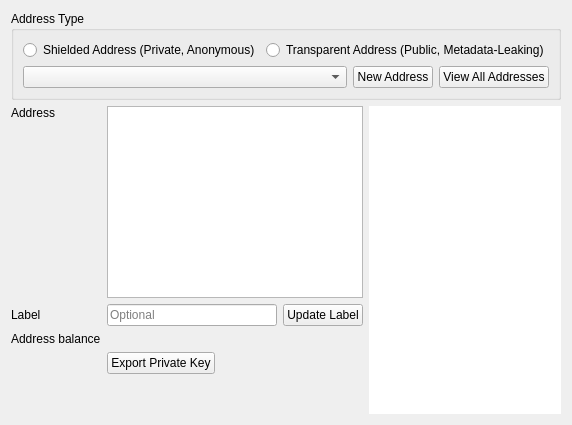
      <widget class="QWidget" name="tab_3">
       <attribute name="title">
        <string>Receive</string>
       </attribute>
       <layout class="QVBoxLayout" name="verticalLayout_5">
        <item>
         <layout class="QVBoxLayout" name="verticalLayout_8">
          <item>
           <widget class="QGroupBox" name="groupBox_6">
            <property name="title">
             <string>Address Type</string>
            </property>
            <property name="flat">
             <bool>false</bool>
            </property>
            <property name="checkable">
             <bool>false</bool>
            </property>
            <layout class="QVBoxLayout" name="verticalLayout_9">
             <item>
              <layout class="QHBoxLayout" name="horizontalLayout_9">
               <item>
                <widget class="QRadioButton" name="rdioZSAddr">
                 <property name="text">
                  <string>Shielded Address (Private, Anonymous)</string>
                 </property>
                </widget>
               </item>
               <item>
                <widget class="QRadioButton" name="rdioTAddr">
		  <property name="sizePolicy">
                  <sizepolicy hsizetype="Preferred" vsizetype="Fixed">
                   <horstretch>0</horstretch>
                   <verstretch>0</verstretch>
                  </sizepolicy>
                 </property>
                 <property name="text">
                  <string>Transparent Address (Public, Metadata-Leaking)</string>
                 </property>
                </widget>
               </item>
              </layout>
             </item>
             <item>
              <layout class="QHBoxLayout" name="horizontalLayout_10">
               <item>
                <widget class="AddressCombo" name="listReceiveAddresses">
                 <property name="sizePolicy">
                  <sizepolicy hsizetype="Expanding" vsizetype="Fixed">
                   <horstretch>0</horstretch>
                   <verstretch>0</verstretch>
                  </sizepolicy>
                 </property>
                 <property name="duplicatesEnabled">
                  <bool>false</bool>
                 </property>
                </widget>
               </item>
               <item>
                <widget class="QPushButton" name="btnReceiveNewAddr">
                 <property name="text">
                  <string>New Address</string>
                 </property>
                </widget>
               </item>
               <item>
                <widget class="QPushButton" name="btnViewAllAddresses">
                 <property name="text">
                  <string>View All Addresses</string>
                 </property>
                </widget>
               </item>
              </layout>
             </item>
            </layout>
           </widget>
          </item>
          <item>
           <layout class="QHBoxLayout" name="horizontalLayout_11">
            <item>
             <layout class="QVBoxLayout" name="verticalLayout_10">
              <item>
               <layout class="QGridLayout" name="gridLayout_4">
                <item row="1" column="0">
                 <widget class="QLabel" name="label_7">
                  <property name="text">
                   <string>Label</string>
                  </property>
                 </widget>
                </item>
                <item row="1" column="2">
                 <widget class="QPushButton" name="rcvUpdateLabel">
                  <property name="text">
                   <string>Update Label</string>
                  </property>
                 </widget>
                </item>
                <item row="2" column="1" colspan="2">
                 <widget class="QLabel" name="rcvBal">
                  <property name="text">
                   <string/>
                  </property>
                 </widget>
                </item>
                <item row="2" column="0">
                 <widget class="QLabel" name="label_21">
                  <property name="text">
                   <string>Address balance</string>
                  </property>
                 </widget>
                </item>
                <item row="1" column="1">
                 <widget class="QLineEdit" name="rcvLabel">
                  <property name="maxLength">
                   <number>40</number>
                  </property>
                  <property name="placeholderText">
                   <string>Optional</string>
                  </property>
                 </widget>
                </item>
                <item row="0" column="1" colspan="2">
                 <widget class="QPlainTextEdit" name="txtReceive">
                  <property name="sizePolicy">
                   <sizepolicy hsizetype="Expanding" vsizetype="Preferred">
                    <horstretch>0</horstretch>
                    <verstretch>0</verstretch>
                   </sizepolicy>
                  </property>
                  <property name="readOnly">
                   <bool>true</bool>
                  </property>
                 </widget>
                </item>
                <item row="3" column="1" colspan="2">
                 <layout class="QHBoxLayout" name="horizontalLayout_16">
                  <item>
                   <widget class="QPushButton" name="exportKey">
                    <property name="text">
                     <string>Export Private Key</string>
                    </property>
                   </widget>
                  </item>
                  <item>
                   <spacer name="horizontalSpacer_5">
                    <property name="orientation">
                     <enum>Qt::Horizontal</enum>
                    </property>
                    <property name="sizeHint" stdset="0">
                     <size>
                      <width>40</width>
                      <height>20</height>
                     </size>
                    </property>
                   </spacer>
                  </item>
                 </layout>
                </item>
                <item row="0" column="0">
                 <widget class="QLabel" name="label_10">
                  <property name="text">
                   <string>Address</string>
                  </property>
                  <property name="alignment">
                   <set>Qt::AlignLeading|Qt::AlignLeft|Qt::AlignTop</set>
                  </property>
                 </widget>
                </item>
               </layout>
              </item>
              <item>
               <spacer name="verticalSpacer_5">
                <property name="orientation">
                 <enum>Qt::Vertical</enum>
                </property>
                <property name="sizeHint" stdset="0">
                 <size>
                  <width>20</width>
                  <height>40</height>
                 </size>
                </property>
               </spacer>
              </item>
             </layout>
            </item>
            <item>
             <widget class="QRCodeLabel" name="qrcodeDisplay">
              <property name="sizePolicy">
               <sizepolicy hsizetype="Expanding" vsizetype="Expanding">
                <horstretch>0</horstretch>
                <verstretch>0</verstretch>
               </sizepolicy>
              </property>
              <property name="styleSheet">
               <string notr="true">background-color: #fff</string>
              </property>
              <property name="text">
               <string/>
              </property>
             </widget>
            </item>
           </layout>
          </item>
         </layout>
        </item>
       </layout>
      </widget>
